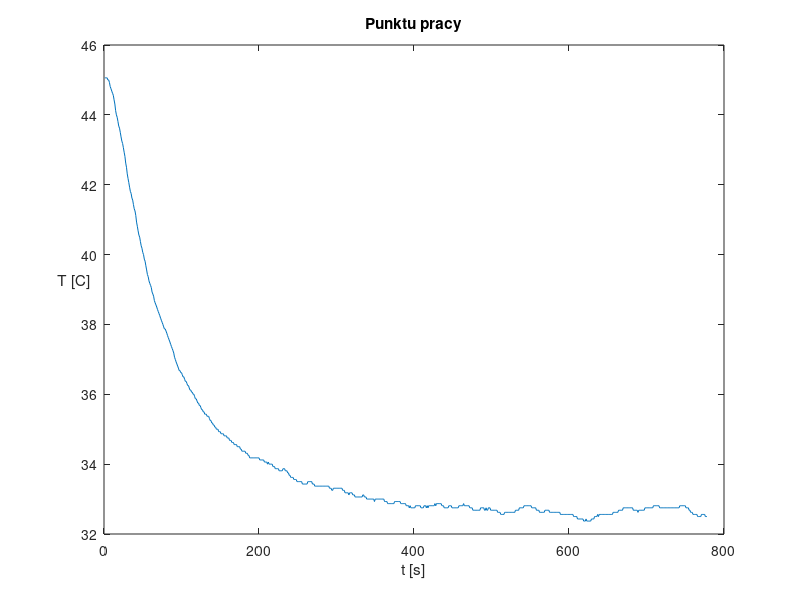

MATLAB code for this plot:
clear all

values = importdata("Wartosc_Z1.txt");

plot(values)
title("Punktu pracy")
ylabel("T [C]")
xlabel("t [s]")
set(get(gca,'ylabel'),'rotation',0)
exportgraphics(gca,'punkt_pracy.pdf')
